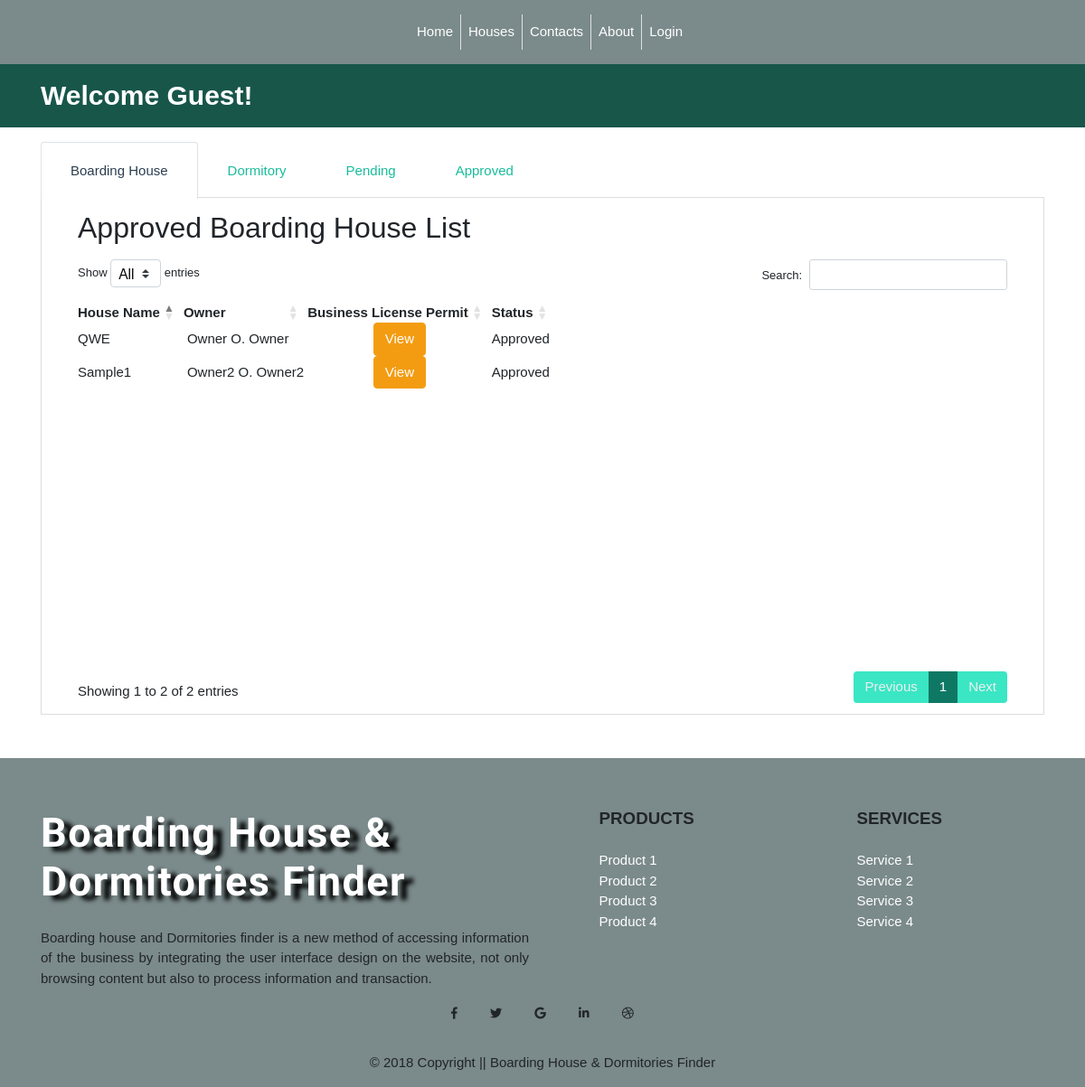
Page /admin/house.php on the earlier database version.
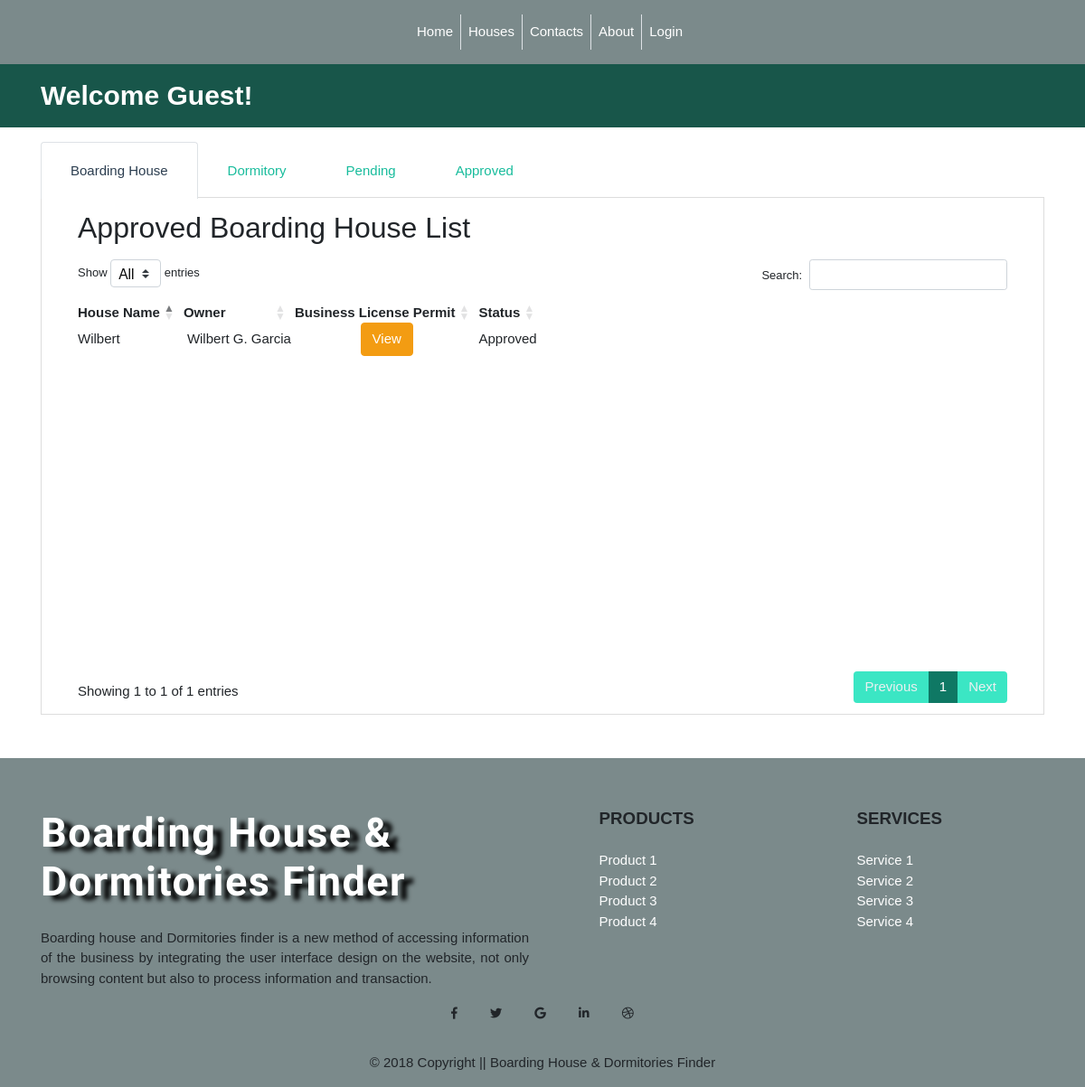
Same page on the later database version.
### tables this page shows
CREATE TABLE IF NOT EXISTS `houses` (
  `house_id` int(11) NOT NULL,
  `user_id` int(11) NOT NULL,
  `house_category_id` int(11) NOT NULL,
  `house_name` varchar(255) NOT NULL,
  `house_address` varchar(255) NOT NULL,
  `house_phone_number` text NOT NULL,
  `house_number_room` text NOT NULL,
  `house_picture` text NOT NULL,
  `house_blpp` text NOT NULL,
  `house_description` text NOT NULL,
  `house_status` int(11) NOT NULL
);

CREATE TABLE IF NOT EXISTS `users` (
  `id` int(11) NOT NULL,
  `role_id` int(11) NOT NULL,
  `status_id` int(11) NOT NULL,
  `user_fname` varchar(255) NOT NULL,
  `user_lname` varchar(255) DEFAULT NULL,
  `user_mname` varchar(10) NOT NULL,
  `user_address` varchar(255) NOT NULL,
  `user_gender` enum('m','f') NOT NULL,
  `user_birthdate` varchar(255) NOT NULL,
  `user_picture` varchar(255) NOT NULL,
  `user_email` varchar(255) NOT NULL,
  `user_phone_number` varchar(15) NOT NULL,
  `username` varchar(255) NOT NULL,
  `password` varchar(255) NOT NULL,
  `create_date` varchar(100) NOT NULL,
  `update_date` varchar(100) NOT NULL
);

### admin/house.php (the view, shortened to what this page needs)
<?php
	function display_content(){
		require '../condb.php';
		?>
		<div class="container mt-3 mb-5 pd-5">
			  <ul class="nav nav-tabs" role="tablist">
			  <li class="nav-item">
			    <a class="nav-link active" data-toggle="tab" href="#boarding_house" role="tab" aria-controls="boarding_house">Boarding House</a>
			  </li>
			  <li class="nav-item">
			    <a class="nav-link" data-toggle="tab" href="#dormitory" role="tab" aria-controls="dormitory">Dormitory</a>
			  </li>
			  <li class="nav-item">
			    <a class="nav-link" data-toggle="tab" href="#pending" role="tab" aria-controls="pending">Pending</a>
			  </li>
			  <li class="nav-item">
			    <a class="nav-link" data-toggle="tab" href="#house" role="tab" aria-controls="approved">Approved</a>
			  </li>
			</ul>
			<div class="tab-content">
			  <div class="tab-pane active" id="boarding_house" role="tabpanel">
			  	<div class="container">
			  		<div class="col-sm-12">
			  		<h3 class="mt-1">Approved Boarding House List</h3>
			  		</div>
			  		<div class="container">
			  			<div class="row">
			  			<div class="col-sm-12 mt-2">
			  			<table class="boarding-house-list w-auto table-responsive" id="boarding-house-list" class="table table-hover">
			  				<thead>
			  					<tr>
			  						<th>House Name</th>
			  						<th>Owner</th>
			  						<th>Business License Permit</th>
			  						<th>Status</th>
			  					</tr>
			  				</thead>
			  				<tbody>
			  					<?php
			  					$bh_approved = "SELECT * FROM houses WHERE house_status = '4' AND house_category_id = '1'";
			  					$bh_results = mysqli_query($conn, $bh_approved);
			  					while ($bh_row = mysqli_fetch_assoc($bh_results)) {
			  						extract($bh_row);
			  					?>
			  					<tr>
			  						<td><?php echo $house_name ?></td>
			  						<td class="p-1">
			  							<?php
			  							$bh_owner = "SELECT `user_fname`, `user_lname`, `user_mname` FROM users WHERE id = '$user_id'";
			  							$bh_owner_results = mysqli_query($conn, $bh_owner);
			  							$bh_owner_row = mysqli_fetch_assoc($bh_owner_results);
			  							extract($bh_owner_row);
			  							echo $user_fname,str_repeat('&nbsp;', 1),substr($user_mname, 0, 1).".".str_repeat('&nbsp;', 1),ucfirst($user_lname);
			  							?>
			  						</td>
			  						<td class="text-center"><button type="button" class="btn btn-warning view-business-plate" data-id="<?php echo $house_id ?>" data-toggle="modal" data-target="#view-business-plate">View</button></td>
			  						<td>Approved</td>
			  					</tr>
			  					<?php
			  					}
			  					?>
			  				</tbody>
			  			</table>
			  			</div>
			  			</div>
			  		</div>
			  	</div>
			  </div>
			</div>
		</div>
		<?php
	}
	require "../template.php";
?>

### template.php (shortened to what this page needs)
<!DOCTYPE html>
<html>
<head>
	<?php require "partials/head.php" ?>
</head>
<body>
	<?php
		require "partials/nav.php";
		display_content();
		require "partials/footer.php";
	?>
</body>
</html>

### partials/head.php (shortened to what this page needs)
<link rel="stylesheet" href="https://maxcdn.bootstrapcdn.com/font-awesome/4.7.0/css/font-awesome.min.css">
<link href="https://cdnjs.cloudflare.com/ajax/libs/twitter-bootstrap/4.0.0/css/bootstrap.min.css" rel="stylesheet">
<link rel="stylesheet" type="text/css" href="https://cdn.datatables.net/1.10.19/css/dataTables.bootstrap4.min.css">
<link href="https://bootswatch.com/4/flatly/bootstrap.min.css" rel="stylesheet">
<link rel="stylesheet" href="https://use.fontawesome.com/releases/v5.3.1/css/all.css">
<?php
	$full_url = "http://$_SERVER[HTTP_HOST]$_SERVER[REQUEST_URI]";
	if (isset($_SESSION['user_id'])) {
		?>
		<link rel="stylesheet" type="text/css" href="../assets/css/style.css">
	<?php
	}elseif(strpos($full_url, "success=register") == true){
		?>
		<link rel="stylesheet" type="text/css" href="../assets/css/style.css">
		<?php
	}else{
		?>
		<link rel="stylesheet" type="text/css" href="assets/css/style.css">
		<?php
	}
?>

### partials/nav.php (shortened to what this page needs)
<nav class="navbar navbar-expand-lg navbar-dark bg-dark d-flex justify-content-center">
	<div class="d-flex justify-content-center">
  <div class="collapse navbar-collapse" id="navbarColor01">
    <ul class="navbar-nav pl-3">
      <?php
        if (isset($_SESSION['username']) && $_SESSION['user_level'] == 1 && $_SESSION['user_status'] == 1) {
      ?>
        <li class="nav-item">
          <a class="nav-link" href="BDReservation/../../../BDReservation/admin/dashboard.php">Home <span class="sr-only">(current)</span></a>
        </li>
        <li class="nav-item">
          <a class="nav-link border-left d-none d-sm-none d-md-none d-lg-block" href="BDReservation/../../../BDReservation/admin/house.php">House</a>
          <a class="nav-link d-lg-none" href="BDReservation/../../../BDReservation/admin/house.php">House</a>
        </li>
        <li class="nav-item">
          <a class="nav-link d-lg-none" href="BDReservation/../../../BDReservation/admin/user_list.php">User List</a>
        </li>
        <li class="nav-item">
          <a class="nav-link border-left d-none d-sm-none d-md-none d-lg-block" href="BDReservation/../../../BDReservation/admin/user_list.php">User List</a>
          <a class="nav-link d-lg-none" href="BDReservation/../../../BDReservation/admin/user_list.php">User List</a>
        </li>
        <li class="nav-item">
          <a class="nav-link border-left d-none d-sm-none d-md-none d-lg-block" href="BDReservation/../../../BDReservation/admin/add_admin.php">Add Admin</a>
          <a class="nav-link d-lg-none" href="BDReservation/../../../BDReservation/admin/add_admin.php">Add Addmin</a>
        </li>
        <?php
      }else{
      ?>
      <li class="nav-item">
        <a class="nav-link" href="home.php">Home <span class="sr-only">(current)</span></a>
      </li>
      <li class="nav-item">
        <a class="nav-link border-left d-none d-sm-none d-md-none d-lg-block" href="houses.php">Houses</a>
      </li>
      <li class="nav-item">
        <a class="nav-link border-left d-none d-sm-none d-md-none d-lg-block" href="contacts.php">Contacts</a>
      </li>
      <li class="nav-item">
        <a class="nav-link border-left d-none d-sm-none d-md-none d-lg-block" href="about.php">About</a>
      </li>
      <?php
      }
      if (isset($_SESSION['username'])) {
       ?>
      <li class="nav-item dropdown">
        <a class="nav-link dropdown-toggle border-left d-none d-sm-none d-md-none d-lg-block" data-toggle="dropdown" href="#" role="button" aria-haspopup="true" aria-expanded="false">Profile</a>
        <a class="nav-link dropdown-toggle d-lg-none" data-toggle="dropdown" href="#" role="button" aria-haspopup="true" aria-expanded="false">Profile</a>
        <div class="dropdown-menu">
          <a class="dropdown-item" href="view_profile.php">Account Settings</a>
          <div class="dropdown-divider"></div>
          <a class="dropdown-item" href="../../BDReservation/logout.php">Logout</a>
        </div>
      </li>
       <?php
      }else{
      ?>
      <li class="nav-item">
        <a class="nav-link border-left d-none d-sm-none d-md-none d-lg-block" href="login.php">Login</a>
      </li>
      <?php
        }
      ?>
    </ul>
  </div>
  </div>
</nav>
<section>
  <div class="welcome">
    <div class="container">
      Welcome <?php
        if (isset($_SESSION['fname'])) {
          echo $_SESSION['fname'];
        }else {
          echo "Guest!";
        }
        ?>
    </div>
  </div>
</section>

### partials/footer.php (shortened to what this page needs)
<footer class="page-footer font-small bg-dark pt-4">
    <div class="container text-center text-md-left">
        <div class="row mt-3">
            <div class="col-md-6">
                <h5 class="mb-4 mt-3 font-weight-bold footer-title">Boarding House & Dormitories Finder</h5>
                <p class="text-justify">Boarding house and Dormitories finder is a new method of accessing information of the business by integrating the user interface design on the website, not only browsing content but also to process information and transaction.</p>
            </div>
            <div class="col-md-2 mx-auto">
                <h5 class="text-uppercase mb-4 mt-3 font-weight-bold">Products</h5>
                <ul class="list-unstyled">
                    <li><a class="footer-a-tag" href="#!">Product 1</a></li>
                    <li><a class="footer-a-tag" href="#!">Product 2</a></li>
                    <li><a class="footer-a-tag" href="#!">Product 3</a></li>
                    <li><a class="footer-a-tag" href="#!">Product 4</a></li>
                </ul>
            </div>
            <div class="col-md-2 mx-auto">
                <h5 class="text-uppercase mb-4 mt-3 font-weight-bold">Services</h5>
                <ul class="list-unstyled">
                    <li><a class="footer-a-tag" href="#!">Service 1</a></li>
                    <li><a class="footer-a-tag" href="#!">Service 2</a></li>
                    <li><a class="footer-a-tag" href="#!">Service 3</a></li>
                    <li><a class="footer-a-tag" href="#!">Service 4</a></li>
                </ul>
            </div>
    </div>
    <div class="text-center">
        <ul class="list-unstyled list-inline">
            <li class="list-inline-item"><a class="btn-floating btn-sm btn-fb mx-1"><i class="fab fa-facebook-f"></i></a></li>
            <li class="list-inline-item"><a class="btn-floating btn-sm btn-tw mx-1"><i class="fab fa-twitter"></i></a></li>
            <li class="list-inline-item"><a class="btn-floating btn-sm btn-gplus mx-1"><i class="fab fa-google"></i></a></li>
            <li class="list-inline-item"><a class="btn-floating btn-sm btn-li mx-1"><i class="fab fa-linkedin-in"></i></a></li>
            <li class="list-inline-item"><a class="btn-floating btn-sm btn-dribbble mx-1"><i class="fab fa-dribbble"></i></a></li>
        </ul>
    </div>
    <div class="footer-copyright py-3 text-center">
        <div class="container-fluid">
            © 2018 Copyright || Boarding House & Dormitories Finder
        </div>
    </div>
</footer>

### assets/css/style.css (style rules this page uses)
* { margin: 0; padding: 0; box-sizing: border-box; }
html,body { font-family: 'Moserrat', sans-serif; }
.welcome { background: #18564a; width: 100%; height: 70px; line-height: 70px; color: #fff; font-weight: bold; font-size: 2em; }
a.footer-a-tag { color: #fff; }
.footer-title { color: #fff; font-family: 'Francois One', sans-serif; font-size: 3em; text-shadow: 10px 5px 5px #000; letter-spacing: 1.5px; }
.nav.nav-tabs li a, .nav.nav-tabs li.active > a:hover, .nav.nav-tabs li.active > a:active, .nav.nav-tabs li.active > a:focus { border-bottom-width: 0px; outline: none; }
.nav.nav-tabs li a { padding-top: 20px; padding-bottom: 20px; }
.tab-pane { background: #fff; padding: 10px; border: 1px solid #ddd; margin-top: -1px; min-height: 500px; }
table.dataTable { min-height: 400px; }

Differences in the rows shown:
removed houses: house_name "QWE", user.user_fname "Owner", user.user_mname "O", user.user_lname "Owner"
removed houses: house_name "Sample1", user.user_fname "Owner2", user.user_mname "O", user.user_lname "Owner2"
added houses: house_name "Wilbert", user.user_fname "Wilbert", user.user_mname "G", user.user_lname "Garcia"
Other differences:
text written by a page script: "Show entries Search: Showing 1 to 2 of 2 entries Previous 1 Next" → "Show entries Search: Showing 1 to 1 of 1 entries Previous 1 Next"
